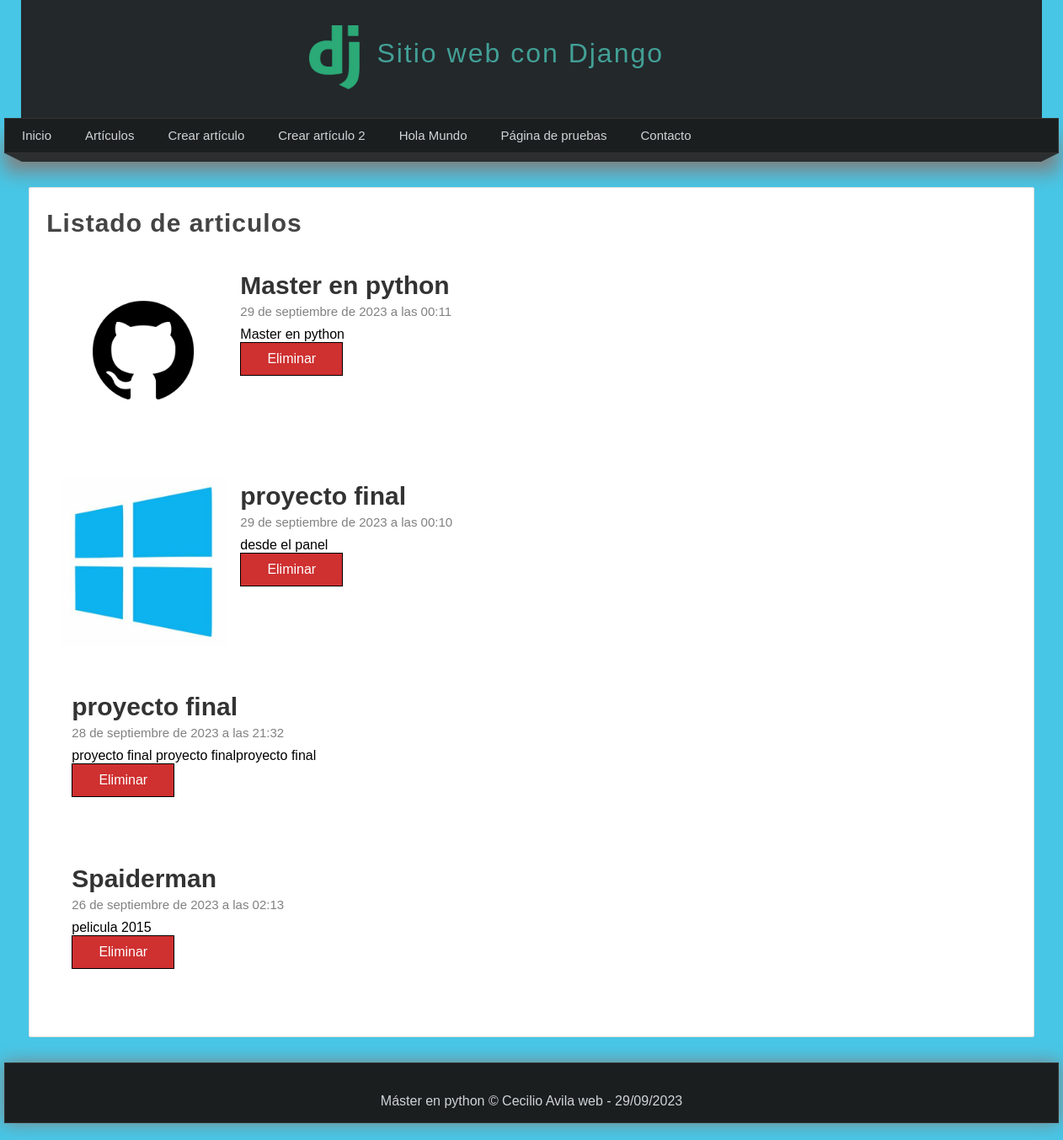
Page /articulos/ on the committed database.
### miapp/models.py (models this page shows)
class Article(models.Model):
    title = models.CharField(max_length=150, verbose_name = "Título")
    content = models.TextField(verbose_name = "Contenido")
    image = models.ImageField(default='null', verbose_name = "Miniatura", upload_to="articles")
    public = models.BooleanField(verbose_name = "¿Publicado?")
    created_at = models.DateTimeField(auto_now_add=True, verbose_name = "Creado")
    updated_at = models.DateTimeField(auto_now=True, verbose_name = "Editado")
    class Meta:
        verbose_name = "Artículo"
        verbose_name_plural = "Artículos"
        ordering = ['created_at']

### miapp/views.py (the view)
# urls.py: path('articulos/', views.listar_articulos, name="articulos"),
def listar_articulos(request):
    articulos = Article.objects.filter(public=True).order_by('-id')
    return render(request, 'articulos.html', {
        'articulos': articulos
    })

### miapp/templates/articulos.html (shortened to what this page needs)
{% extends 'layout.html' %}
{% block content %}
<h1 class="title"> Listado de articulos </h1>
        {% for articulo in articulos %}
            <article class="article-item">
                {% if articulo.image != 'nell' and articulo.image|length >= 1 %}
                <div class="image">
                    <img src="{{articulo.image.url}}" />
                </div >
                {% endif %}
                <div class="data">
                    <h2 >{{articulo.title}} </h2>
                    <span class="date">{{articulo.created_at}} </span>
                    <p>
                        {{articulo.content}}
                        <br/>
                        <a href="{% url 'borrar' id=articulo.id %}" class="btn btn-delete"> Eliminar </a>
                    </p>
                </div>
            </article>
        {% endfor %}
{% endblock %}

### miapp/templates/layout.html (shortened to what this page needs)
<!DOCTYPE html>
<html lang="en">
  <head>
    {% load static %}
    <link
      rel="stylesheet"
      type="text/css"
      href="{% static '/css/styles.css' %}"
    />
  </head>
  <body>
    <header>
      <div id="logotipo">
        <img src="{% static 'imagenes/logo.png' %}" alt="logotipo-django" />
        <h1>Sitio web con Django</h1>
      </div>
    </header>
    <nav>
      <ul>
        <li>
          <a href=" {% url "inicio" %}"> Inicio </a>
        </li>
          <li>
            <a href="{% url 'articulos' %}"> Artículos </a>
          </li>
          <li>
            <a href="{% url 'create' %}"> Crear  artículo </a>
          </li>
          <li>
            <a href="{% url 'create_full' %}"> Crear  artículo 2</a>
          </li>
        <li>
          <a href=" {% url "hola_mundo" %}"> Hola Mundo </a>
        </li>
        <li>
          <a href="{% url "pagina" %}"> Página de pruebas</a>
        </li>
        <li>
          <a href="{% url "contacto" 'Cecilio' %}" > Contacto</a>
        </li>
      </ul>
    </nav>
    <div class="barra">
      <span class="esquina-izquierda"></span>
      <span class="relleno-barra"></span>
      <span class="esquina-derecha"></span>
    </div>
    <div id="content">
      <div class="box">
      {% block content %}{% endblock %}
    </div>
    </div>
    <footer>Máster en python &copy; Cecilio Avila web - {% now "d/m/Y " %}</footer>
  </body>
</html>

### miapp/static/css/styles.css (style rules this page uses)
* { margin: 0px; font-family: Verdana, Geneva, Tahoma, sans-serif; padding: 0px; text-decoration: none; }
body { background-color: rgba(20, 182, 223, 0.781); }
header { width: 1212px; height: 140px; background-color: #23282B; margin: 0 auto; }
.box { background: white; width: 95%; min-height: 930px; padding: 20px; border: 1px solid #ddd; border-radius: 2px; margin: 0 auto; }
.box p, .box h2, .box h3, .box ul { margin-top: 5px; margin-bottom: 5px; }
#logotipo { width: 60%; height: 130px; margin: 0 auto; padding-top: 10px; }
#logotipo img { display: block; width: 60px; float: left; margin-top: 20px; margin-left: 100px; }
#logotipo h1 { display: block; float: left; margin-top: 35px; margin-left: 20px; letter-spacing: 2px; font-weight: lighter; color: #42a096; }
nav { width: 1250px; height: 40px; margin: 0 auto; background-color:#1B1E1F; border: 1px solid #333333; box-shadow: 0px 22px 22px gray; font-size: 15px; }
nav ul { list-style: none; text-decoration: none; }
nav ul li { line-height: 40px; float: left; }
nav ul li a { display: block; padding-left: 20px; padding-right: 20px; color: #d1d4d6; }
.barra { width: 1250px; margin: 0 auto; margin-bottom: 40px; }
.esquina-izquierda { display: block; border-left: 20px solid transparent; border-top: 10px solid #2B2F30; float: left; }
.esquina-derecha { display: block; border-right: 20px solid transparent; border-top: 10px solid #2B2F30; float: right; }
.relleno-barra { display: block; width: 1210px; height: 10px; background: #2B2F30; float: left; }
#content { width: 1212px; min-height: 930px; margin: 0 auto; margin-bottom: 30px; margin-top: 10px; }
.title { color: #444; letter-spacing: 1px; font-size: 30px; margin-bottom: 10px; margin-top: 5px; }
.article-item { margin-bottom: 20px; margin-top: 20px; padding: 15px; margin-bottom: 1px solid #eee; clear: both; }
.article-item .image { width: 200px; height: 200px; float: left; overflow: hidden; }
.article-item .image img { height: 200px; }
.article-item .data { float: left; padding: 15px; padding-top: 0px; }
.article-item h2 { display: block; font-size: 30px; color: #333; margin-bottom: 5px; }
.article-item span.date { display: block; font-size: 15px; color: gray; margin-bottom: 10px; }
.btn { padding: 10px; background: rgb(207, 48, 48); color: white; display: block; border: 1px solid black; margin-bottom: 10px; text-align: center; width: 100px; }
footer { width: 1250px; background-color: #1B1E1F; border: 1px solid #333; color: #d1d4d6; text-align: center; margin: 0 auto; padding-top: 20px; margin-bottom: 20px; box-shadow: 0px 0px 20px gray; line-height: 50px; }

### rows in the picture
Article: image (picture), title "Master en python", created_at "29 de septiembre de 2023 a las 00:11", content "Master en python"
Article: image (picture), title "proyecto final", created_at "29 de septiembre de 2023 a las 00:10", content "desde el panel"
Article: title "proyecto final", created_at "28 de septiembre de 2023 a las 21:32", content "proyecto final proyecto finalproyecto final"
Article: title "Spaiderman", created_at "26 de septiembre de 2023 a las 02:13", content "pelicula 2015"
